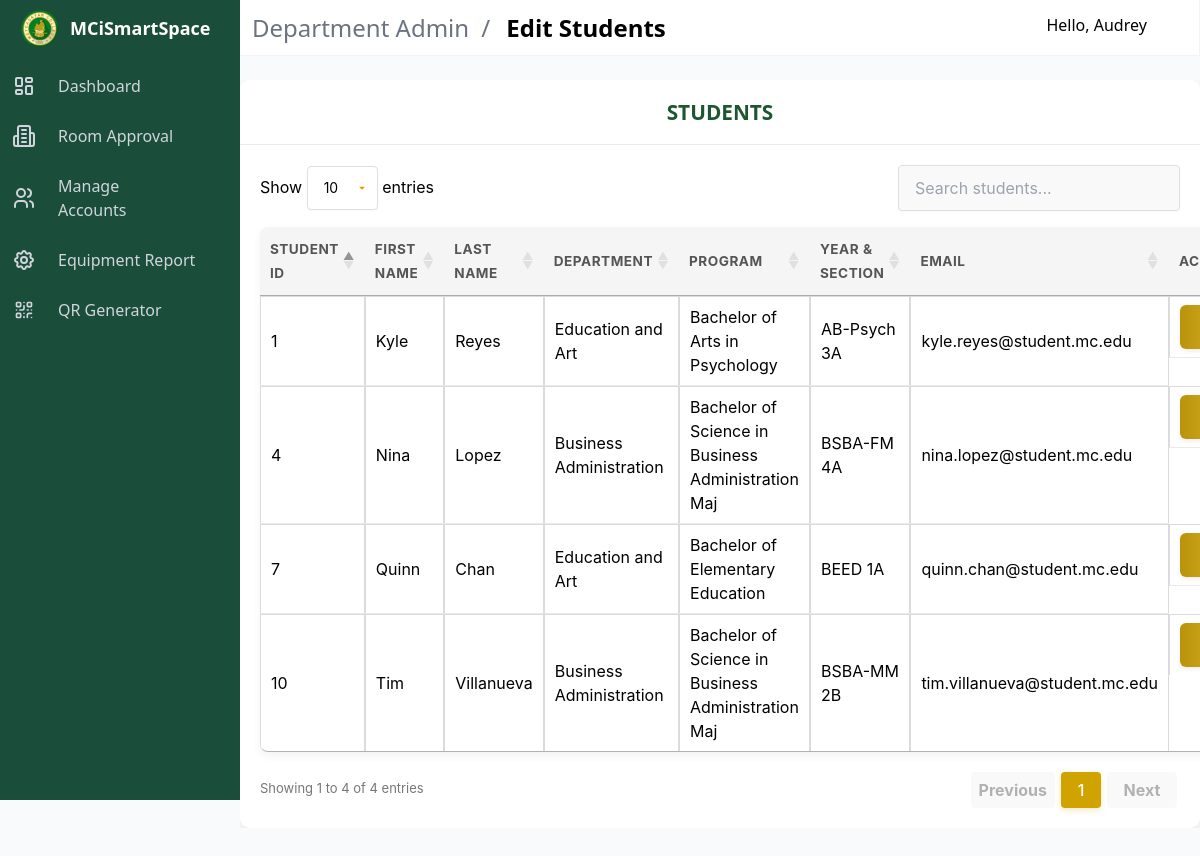
Screenshot of /department-admin/dept_edit_students.php (signed in) with the database file from the repository.
### tables this page shows
CREATE TABLE `student` (
  `StudentID` INT NOT NULL AUTO_INCREMENT,
  `FirstName` VARCHAR(50) NOT NULL,
  `LastName` VARCHAR(50) NOT NULL,
  `Department` VARCHAR(50) NOT NULL,
  `Program` VARCHAR(50) NOT NULL,
  `YearSection` VARCHAR(50) NOT NULL,
  `Email` VARCHAR(50) NOT NULL,
  `Password` VARCHAR(255) NOT NULL, 
  `AdminID` INT NOT NULL,
  PRIMARY KEY (`StudentID`)
);

### department-admin/dept_edit_students.php (the view, shortened to what this page needs)
<?php
include '../auth/dbh.inc.php';
$adminId = $_SESSION['user_id'];
$sql = "SELECT * FROM student WHERE AdminID = ? ORDER BY StudentID ASC";
$stmt = $conn->prepare($sql);
$stmt->bind_param("i", $adminId);
$stmt->execute();
$studentsResult = $stmt->get_result();
?>
<!DOCTYPE html>
<html lang="en">
<head>
    <link rel="stylesheet" href="https://cdn.materialdesignicons.com/4.9.95/css/materialdesignicons.min.css">
    <link rel="stylesheet" href="../public/css/admin_styles/main.css">
    <link rel="stylesheet" href="../public/css/admin_styles/main_2.css">
    <link rel="stylesheet" href="../public/css/admin_styles/style-all.css">
    <link rel="stylesheet" href="../public/css/admin_styles/form_1.css">
    <link rel="stylesheet" href="https://cdn.datatables.net/1.11.5/css/jquery.dataTables.min.css">
    <link rel="stylesheet" href="../public/css/admin_styles/datatables.css">
</head>
<body>
    <div id="app">
        <nav id="navbar-main" class="navbar is-fixed-top">
            <div class="navbar-brand">
                <div class="navbar-item">
                    <section class="is-title-bar">
                        <div class="flex flex-col md:flex-row items-center justify-between space-y-6 md:space-y-0">
                            <ul>
                                <li>Department Admin</li>
                                <li>Edit Students</li>
                            </ul>
                        </div>
                    </section>
                </div>
            </div>
            <div class="navbar-menu" id="navbar-menu">
                <div class="navbar-end">
                    <div class="navbar-item dropdown has-divider">
                        <a class="navbar-link">
                            <span>Hello, <?php echo $_SESSION['first_name']; ?></span>
                            <span class="icon">
                            </span>
                        </a>
                    </div>
                </div>
            </div>
        </nav>
        <aside class="aside is-placed-left is-expanded">
            <div class="aside-tools">
                <div class="logo">
                    <a href="#"><img class="meyclogo" src="../public/assets/logo.webp" alt="logo"></a>
                    <p>MCiSmartSpace</p>
                </div>
            </div>
            <div class="menu is-menu-main">
                <ul class="menu-list">
                    <li>
                        <a href="dept-admin.php">
                            <span class="icon"> </span>
                            <span>Dashboard</span>
                        </a>
                    </li>
                </ul>
                <ul class="menu-list">
                    <li>
                        <a href="dept_room_approval.php">
                            <span class="icon">
                            </span>
                            <span>Room Approval</span>
                        </a>
                    </li>
                    <li>
                        <a class="dropdown" onclick="toggleIcon(this)">
                            <span class="icon"></span>
                            <span class="#">Manage Accounts</span>
                            <span class="icon toggle-icon"><i class="mdi mdi-plus"></i></span>
                        </a>
                    </li>
                    <li>
                        <a href="dept_equipment_report.php">
                            <span class="icon"></span>
                            <span>Equipment Report</span>
                        </a>
                    </li>
                    <li>
                        <a href="qr_generator.php">
                            <span class="icon"></span>
                            <span>QR Generator</span>
                        </a>
                    </li>
                </ul>
            </div>
        </aside>
        <div class="main-container">
            <div class="table-container">
                <div class="card">
                    <header class="card-header">
                        <div class="new-title-container">
                            <p class="new-title">STUDENTS</p>
                        </div>
                    </header>
                    <div class="card-content">
                        <table id="studentTable" class="table is-fullwidth is-striped">
                            <thead>
                                <tr class="titles">
                                    <th>Student ID</th>
                                    <th>First Name</th>
                                    <th>Last Name</th>
                                    <th>Department</th>
                                    <th>Program</th>
                                    <th>Year & Section</th>
                                    <th>Email</th>
                                    <th>Actions</th>
                                </tr>
                            </thead>
                            <tbody>
                                <?php if ($studentsResult->num_rows === 0): ?>
                                    <tr>
                                        <td colspan="8" class="has-text-centered">No students found in your department.</td>
                                    </tr>
                                <?php else: ?>
                                    <?php while ($student = $studentsResult->fetch_assoc()): ?>
                                        <tr>
                                            <td data-label="Student ID"><?= htmlspecialchars($student['StudentID']) ?></td>
                                            <td data-label="First Name"><?= htmlspecialchars($student['FirstName']) ?></td>
                                            <td data-label="Last Name"><?= htmlspecialchars($student['LastName']) ?></td>
                                            <td data-label="Department"><?= htmlspecialchars($student['Department']) ?></td>
                                            <td data-label="Program"><?= htmlspecialchars($student['Program']) ?></td>
                                            <td data-label="Year & Section"><?= htmlspecialchars($student['YearSection']) ?></td>
                                            <td data-label="Email"><?= htmlspecialchars($student['Email']) ?></td>
                                            <td class="action-buttons">
                                                <button class="styled-button is-edit" onclick="openEditModal(<?= $student['StudentID'] ?>, '<?= htmlspecialchars($student['FirstName']) ?>', '<?= htmlspecialchars($student['LastName']) ?>', '<?= htmlspecialchars($student['Email']) ?>', '<?= htmlspecialchars($student['Department']) ?>', '<?= htmlspecialchars($student['Program']) ?>', '<?= htmlspecialchars($student['YearSection']) ?>')">EDIT</button>
                                            </td>
                                        </tr>
                                    <?php endwhile; ?>
                                <?php endif; ?>
                            </tbody>
                        </table>
                    </div>
                </div>
            </div>
        </div>
    </div>
</body>
</html>

### public/css/admin_styles/style-all.css (style rules this page uses)
.logo { display: flex; align-items: center; }
.meyclogo { width: 40px; height: auto; margin-right: 10px; }
.aside-tools { background: #1A4D3A; padding: 20px; }
.aside-tools .logo { display: flex; align-items: center; justify-content: flex-start; position: relative; }
.aside-tools .logo img { width: 40px; margin-right: 10px; }
.aside-tools .logo p { font-size: 18px; font-weight: bold; margin: 0; color: white; }
.menu-list { list-style: none; padding-left: 0; }
.menu-list li { margin: 10px 0; }
.menu-list a { display: flex; align-items: center; text-decoration: none; color: white; }
.menu-list .icon { margin-right: 10px; }

### public/css/admin_styles/form_1.css (style rules this page uses)
.table-container { flex: 2; max-height: 100%; overflow-y: auto; margin-top: 1.5rem; }
.card { height: 100%; box-shadow: 0 2px 5px rgba(0, 0, 0, 0.1); }
.table { width: 100%; }
.table th, .table td { padding: 12px 16px; text-align: left; }
.table th { color: #363636; font-weight: 600; }
.table td, .table th { border: 1px solid #dbdbdb; padding: 0.75em; vertical-align: middle; }
button { font-size: 16px; padding: 10px 20px; border-radius: 5px; transition: all 0.3s ease; }
.titles th { flex: 1 1 0; }
.card-header { display: flex; align-items: center; justify-content: center; border-bottom-width: 1px; --tw-border-opacity: 1; border-color: rgb(243 244 246 / var(--tw-border-opacity)); }
.new-title-container { width: 100%; display: flex; justify-content: center; }
.new-title { font-weight: bold; font-size: 1.2em; text-align: center; margin: 12px 0; }
.styled-button { color: #fff; border: none; border-radius: 0.375rem; padding: 0.5rem 1rem; font-size: 0.875rem; font-weight: bold; text-align: center; text-transform: uppercase; width: 100%; transition: all 0.3s ease; box-shadow: 0 4px 6px rgba(0, 0, 0, 0.1); margin-top: 1rem; }
.styled-button { background: linear-gradient(145deg, #d1a300, #9e8700); }

### public/css/admin_styles/datatables.css (style rules this page uses)
.table-container { width: 100%; }
.card { max-width: 100%; overflow: hidden; }
table.dataTable thead th, table.dataTable thead td { border: none; }
.card-header { padding-block: 0; }

### department-admin/dept_edit_students.php (style rules this page uses)
.card-content { padding: 1.5rem; }
.card { border-radius: 10px; box-shadow: 0 6px 16px rgba(0, 0, 0, 0.08); overflow: hidden; border: none; }
.card-header { background-color: #fff; border-bottom: 1px solid #eaeaea; padding: 20px; }
.new-title { font-weight: 700; font-size: 1.3rem; margin: 0; color: #1e5631; }
.card-content { padding: 20px; }
.table { border-collapse: separate; border-spacing: 0; width: 100%; border-radius: 8px; overflow: hidden; box-shadow: 0 4px 10px rgba(0, 0, 0, 0.05); }
.table thead tr { background-color: #f5f5f5; text-transform: uppercase; font-size: 0.85rem; letter-spacing: 0.5px; }
.table th { padding: 15px; text-align: left; font-weight: 600; color: #555; border-bottom: 2px solid #eaeaea; }
.table td { padding: 15px; border-bottom: 1px solid #eaeaea; vertical-align: middle; }
.table tbody tr:last-child td { border-bottom: none; }
.action-buttons { display: flex; justify-content: flex-end; align-items: center; gap: 12px; }
.styled-button { display: inline-flex; align-items: center; justify-content: center; padding: 10px 22px; border: none; border-radius: 6px; cursor: pointer; font-weight: 600; font-size: 0.95rem; transition: all 0.2s ease; text-decoration: none; margin: 0; min-width: 90px; width: auto; }
.styled-button.is-edit { background: linear-gradient(90deg, #b99309 0%, #f2c94c 100%); color: #fff; box-shadow: 0 2px 4px rgba(0, 0, 0, 0.08); }

### rows the page displays
student: StudentID "1", FirstName "Kyle", LastName "Reyes", Department "Education and Art", Program "Bachelor of Arts in Psychology", YearSection "AB-Psych 3A", Email "kyle.reyes@student.mc.edu"
student: StudentID "4", FirstName "Nina", LastName "Lopez", Department "Business Administration", Program "Bachelor of Science in Business Administration Maj", YearSection "BSBA-FM 4A", Email "nina.lopez@student.mc.edu"
student: StudentID "7", FirstName "Quinn", LastName "Chan", Department "Education and Art", Program "Bachelor of Elementary Education", YearSection "BEED 1A", Email "quinn.chan@student.mc.edu"
student: StudentID "10", FirstName "Tim", LastName "Villanueva", Department "Business Administration", Program "Bachelor of Science in Business Administration Maj", YearSection "BSBA-MM 2B", Email "tim.villanueva@student.mc.edu"

### other values shown
$_SESSION['first_name'] "Audrey"
